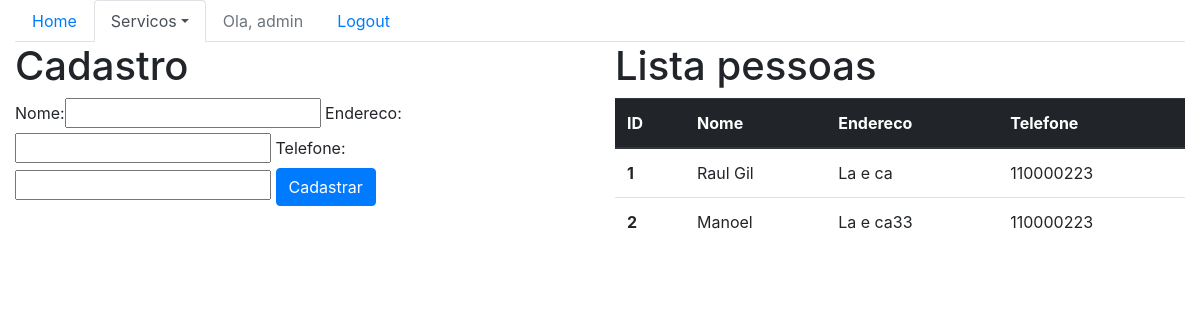
Screenshot of /sistema/pessoas/ (signed in) with the database file from the repository.
### core/models.py (models this page shows, shortened)
class Pessoa(models.Model):
    nome = models.CharField(max_length=100)
    endereco = models.CharField(max_length=200)
    telefone = models.CharField(max_length=20)

### core/views.py (the view)
@login_required()
def lista_pessoas(request):
    pessoas = Pessoa.objects.all()
    form = PessoaForm()
    data = {'pessoas': pessoas, 'form': form}
    return render(request, 'core/lista_pessoas.html', data)

### core/forms.py
class PessoaForm(ModelForm):
    class Meta:
        model = Pessoa
        fields = '__all__'

### core/templates/core/lista_pessoas.html (shortened to what this page needs)
{% extends 'base.html' %}
{% load bootstrap %}
{% block menu%}
    <ul class="nav nav-tabs">
        <li class="nav-item">
            <a class="nav-link" href="{% url 'core_home' %}">Home</a>
        </li>
        <li class="nav-item dropdown">
        <li class="nav-item active dropdown">
            <a class="nav-link dropdown-toggle active" data-toggle="dropdown" href="#" role="button" aria-haspopup="true" aria-expanded="false">Servicos</a>
        </li>
        {% if user.is_authenticated %}
            <li class="nav-item">
                    <a class="nav-link disabled" href="">Ola, {{ user }}</a>
            </li>
            <li class="nav-item">
                    <a class="nav-link" href="{% url 'logout' %}">Logout</a>
            </li>
        {% else %}
            <li class="nav-item">
                    <a class="nav-link" href="{% url 'login' %}">Login</a>
            </li>
        {% endif %}
    </ul>
{% endblock %}
{% block main %}
<div class="row">
    <div class="col-sm-6">
            <h1>Cadastro</h1>
        <form action="{% url 'core_pessoa_novo' %}" method="POST">
            {{ form|bootstrap }}
            <button type="submit" class="btn btn-primary">Cadastrar</button>
        </form>
    </div>
    <div class="col-sm-6">
            <h1>Lista pessoas</h1>
            <table class="table">
                <thead class="thead-dark">
                    <tr>
                    <th scope="col">ID</th>
                    <th scope="col">Nome</th>
                    <th scope="col">Endereco</th>
                    <th scope="col">Telefone</th>
                    </tr>
                </thead>
                <tbody>
                    {% for pessoa in pessoas%}
                    <tr>
                    <th scope="row">{{ pessoa.id }}</th>
                    <td>{{ pessoa.nome }}</td>
                    <td>{{ pessoa.endereco }}</td>
                    <td>{{ pessoa.telefone }}</td>
                    </tr>
                    {% endfor %}
                </tbody>
            </table>
    </div>
</div>
{% endblock %}

### rows the page displays
Pessoa: id "1", nome "Raul Gil", endereco "La e ca", telefone "110000223"
Pessoa: id "2", nome "Manoel", endereco "La e ca33", telefone "110000223"

### other values shown
{{ user }} "admin"
